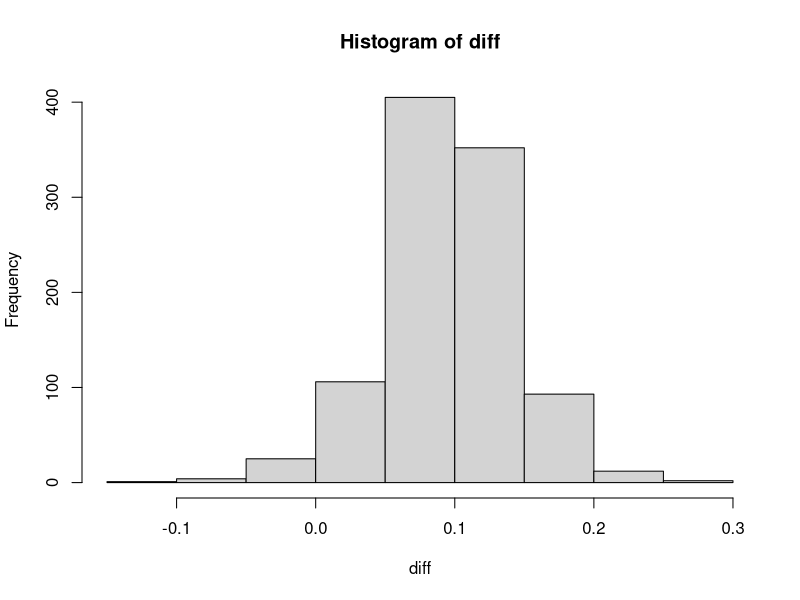
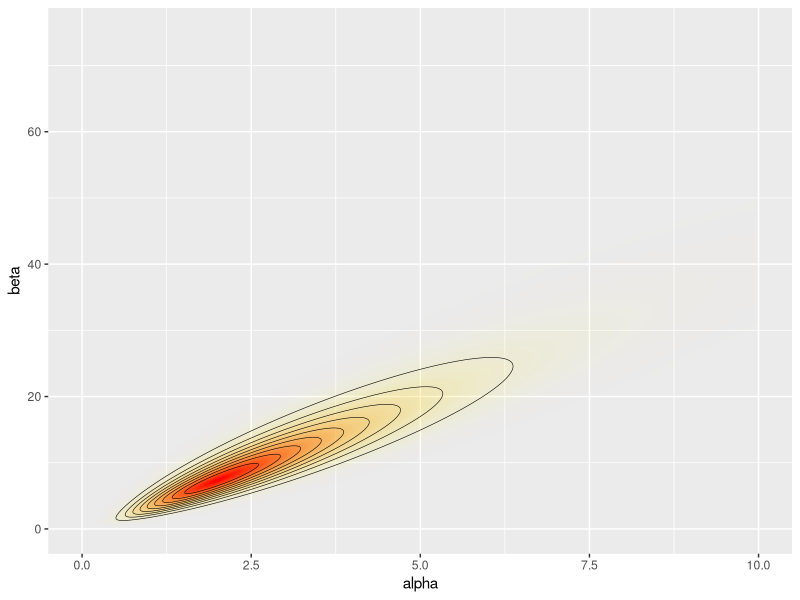
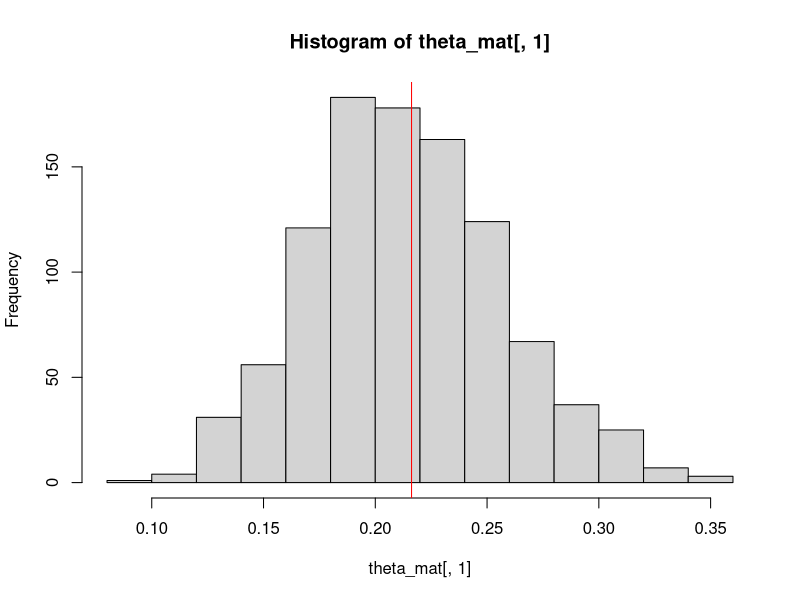
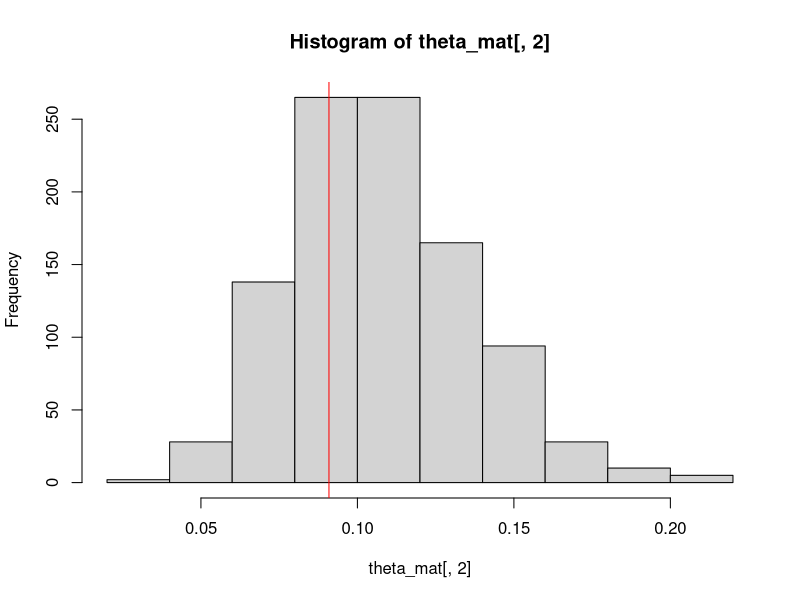
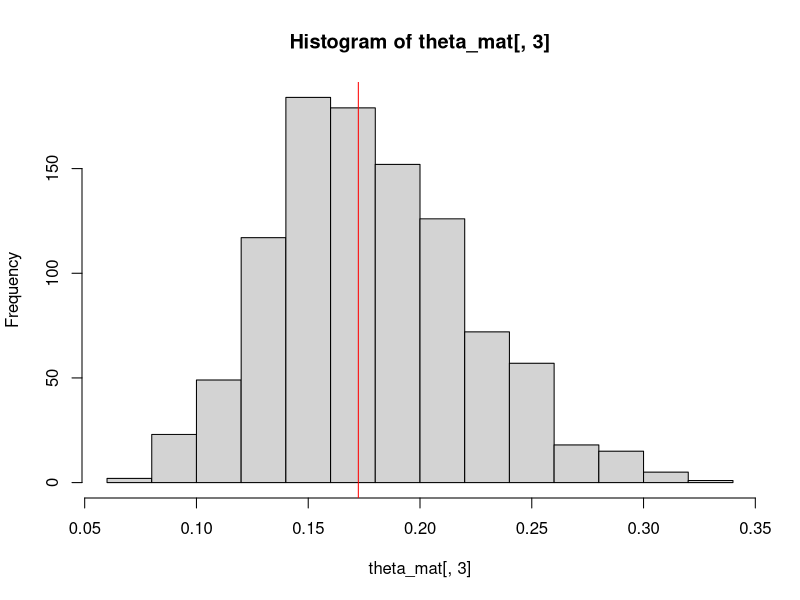
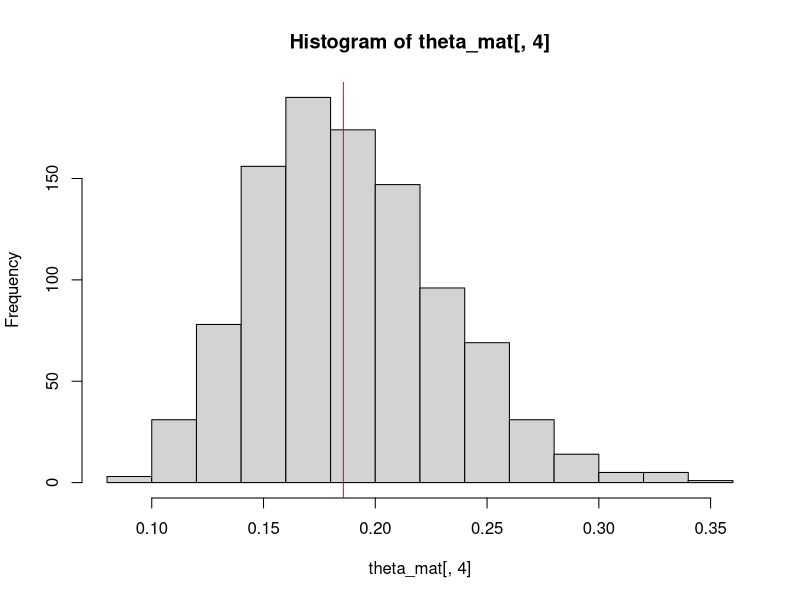
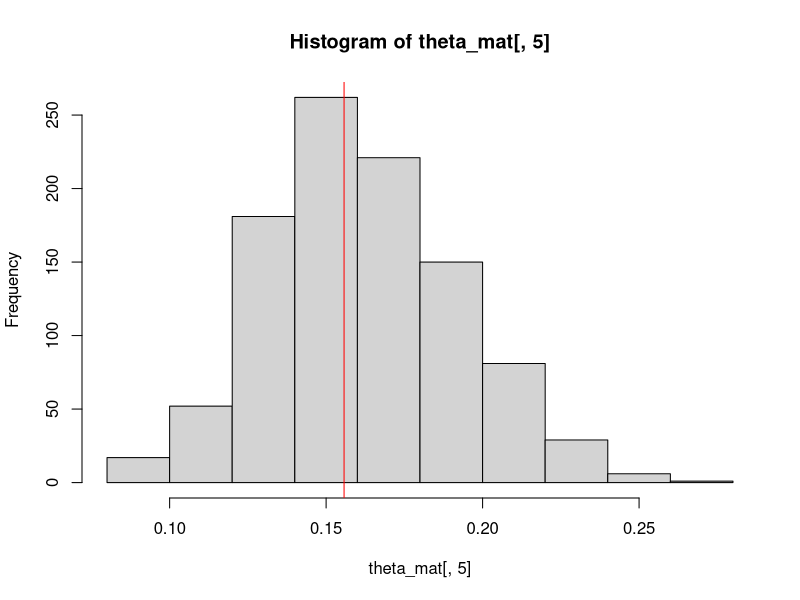
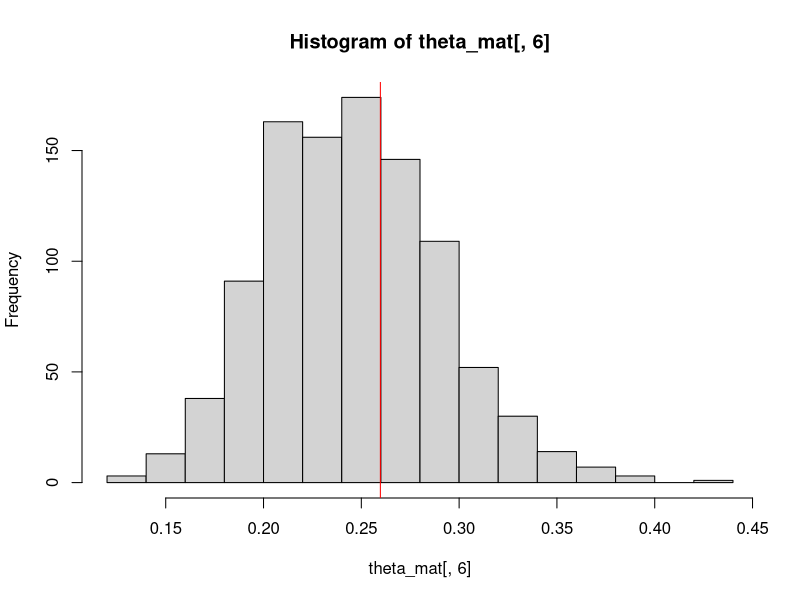

Generate these figures, in order, with R:
## ---- chunk 1
library(tidyverse)
## ---- chunk 2
yvec = c(16/(58+16),9/(90+9),10/(48+10),13/(57+13),19/(103+19),20/(57+20),18/(86+18),17/(112+17),35/(273+35),55/(64+55))

zvec = c(12/(113+12),1/(18+1),2/(14+2),4/(44+4),9/(208+9),7/(67+7),9/(29+9),8/(154+8))
## ---- chunk 3
#make grid
alpha = seq(0.01,100, length.out = 1000)
beta = seq(0.01,100, length.out = 1000)
grid = expand.grid(x=alpha,y=beta)
dalpha = diff(alpha)[1]
dbeta = diff(beta)[1]


#posterior function

posty = function(alpha,beta){
  yvec = c(16/(58+16),9/(90+9),10/(48+10),13/(57+13),19/(103+19),20/(57+20),18/(86+18),17/(112+17),35/(273+35),55/(64+55))
  #p = prod((yvec)^(alpha-1)*(1-yvec)^(beta-1))*(alpha+beta)^(-5/2)
  p = exp(sum(dbeta(yvec,alpha,beta,log=T)) - 5/2* log(alpha+beta))
  return(p)
}


postz = function(alpha,beta){
  zvec = c(12/(113+12),1/(18+1),2/(14+2),4/(44+4),9/(208+9),7/(67+7),9/(29+9),8/(154+8))
  p = exp(sum(dbeta(zvec,alpha,beta,log=T)) - 5/2* log(alpha+beta))
  return(p)
}

#apply function to grid
unnormalized_posty = apply(grid,1,function(x) posty(x[1],x[2]))
unnormalized_postz = apply(grid,1,function(x) postz(x[1],x[2]))

#normalizing constants
c_y = sum(unnormalized_posty) * dalpha * dbeta
c_z = sum(unnormalized_postz) * dalpha * dbeta

#posterior distribution - normalized
normalized_posty = (1/c_y)*unnormalized_posty
normalized_postz = (1/c_z)*unnormalized_postz

#draw samples from posterior

sampy = grid[sample(1:nrow(grid),size = 1000, replace = T,prob=normalized_posty),]
head(sampy)
#mean(sampy[,1])
#mean(sampy[,2])

sampz = grid[sample(1:nrow(grid),size = 1000, replace = T,prob=normalized_postz),]
head(sampz)
#mean(sampz[,1])
#mean(sampz[,2])
## ---- chunk 4
mu_y = sampy[,1]/(sampy[,1]+sampy[,2])
mu_z = sampz[,1]/(sampz[,1]+sampz[,2])

diff = mu_y-mu_z
hist(diff)
## ---- chunk 5
yvec = c(16,9,10,13,19,20,18,17,35,55)

nvec = c(58+16,90+9,48+10,57+13,103+19,57+20,86+18,112+17,273+35,64+55)
nvec
## ---- chunk 6
alpha = seq(0.01,10, length.out = 1000)
beta = seq(0.01,75, length.out = 1000)
grid = expand.grid(x=alpha,y=beta)

logmargposthyperfunc = function(a, b){ 
  #data
  y = c(16,9,10,13,19,20,18,17,35,55)
  n = c(58+16,90+9,48+10,57+13,103+19,57+20,86+18,112+17,273+35,64+55)
  
  #log of marginal posterior
  p = log(a+b)*(-5/2) +
  sum(lgamma(a+b)-lgamma(a)-lgamma(b)+lgamma(a+y)+lgamma(b+n-y)-lgamma(a+b+n))
  return(p)
  }

logmargposthyper = apply(grid,1,function(x) logmargposthyperfunc(x[1],x[2])) 


#subtracting max value to avoid over/underflow in exponentation
df_marg = data.frame(grid, p = exp(logmargposthyper - max(logmargposthyper)))

probs = exp(logmargposthyper - max(logmargposthyper))

#plot

ggplot(data = df_marg, aes(x = x, y = y)) +
  geom_raster(aes(fill = p, alpha = p), interpolate = T) +
  geom_contour(aes(z = p), colour = 'black', size = 0.2) +
  coord_cartesian(xlim = c(0,10), ylim = c(0, 75)) +
  labs(x = 'alpha', y = 'beta') +
  scale_fill_gradient(low = 'yellow', high = 'red', guide = F) +
  scale_alpha(range = c(0, 1), guide = F)

## ---- chunk 7
gridrows = sample(1:nrow(grid), size = 1000, replace = T, prob=probs)
alpha_beta_samples = grid[gridrows,] #x = alpha, y = beta

#pull theta samples
theta_1 = apply(alpha_beta_samples, 1, function(x) rbeta(1,x[1]+yvec[1], x[2]+nvec[1]-yvec[1]))

theta_2 = apply(alpha_beta_samples, 1, function(x) rbeta(1,x[1]+yvec[2], x[2]+nvec[2]-yvec[2])) 

theta_3 = apply(alpha_beta_samples, 1, function(x) rbeta(1,x[1]+yvec[3], x[2]+nvec[3]-yvec[3]))

theta_4 = apply(alpha_beta_samples, 1, function(x) rbeta(1,x[1]+yvec[4], x[2]+nvec[4]-yvec[4]))

theta_5 = apply(alpha_beta_samples, 1, function(x) rbeta(1,x[1]+yvec[5], x[2]+nvec[5]-yvec[5]))

theta_6 = apply(alpha_beta_samples, 1, function(x) rbeta(1,x[1]+yvec[6], x[2]+nvec[6]-yvec[6]))

theta_7 = apply(alpha_beta_samples, 1, function(x) rbeta(1,x[1]+yvec[7], x[2]+nvec[7]-yvec[7]))

theta_8 = apply(alpha_beta_samples, 1, function(x) rbeta(1,x[1]+yvec[8], x[2]+nvec[8]-yvec[8]))

theta_9 = apply(alpha_beta_samples, 1, function(x) rbeta(1,x[1]+yvec[9], x[2]+nvec[9]-yvec[9]))

theta_10 = apply(alpha_beta_samples, 1, function(x) rbeta(1,x[1]+yvec[10], x[2]+nvec[10]-yvec[10]))

theta_mat = cbind(theta_1,theta_2,theta_3,theta_4,theta_5,theta_6,theta_7,theta_8,theta_9,theta_10)

joint_post_samps = cbind(alpha_beta_samples,theta_mat)
## ---- chunk 8
yvec = c(16/(58+16),9/(90+9),10/(48+10),13/(57+13),19/(103+19),20/(57+20),18/(86+18),17/(112+17),35/(273+35),55/(64+55))

#theta 1
plot.new()
hist(theta_mat[,1])
abline(v= yvec[1],col = "red")

#theta 2
hist(theta_mat[,2])
abline(v = yvec[2],col = "red")

#theta 3
hist(theta_mat[,3])
abline(v = yvec[3],col = "red")

#theta 4
hist(theta_mat[,4])
abline(v = yvec[4],col = "red")

#theta 5
hist(theta_mat[,5])
abline(v = yvec[5],col = "red")

#theta 6
hist(theta_mat[,6])
abline(v = yvec[6],col = "red")

#theta 7
hist(theta_mat[,7])
abline(v = yvec[7],col = "red")

#theta 8
hist(theta_mat[,8])
abline(v = yvec[8],col = "red")

#theta 9
hist(theta_mat[,9])
abline(v = yvec[9],col = "red")

#theta 10
hist(theta_mat[,10])
abline(v = yvec[10],col = "red")
## ---- chunk 9
avg_thetas = apply(theta_mat,1,mean)
quantile(avg_thetas,probs = c(0.025,0.975))
## ---- chunk 10
n_new = 100

#one posterior sample of alpha, beta
gridrow = sample(1:nrow(grid), size = 1, replace = T, prob=probs)
alpha_beta_sample = grid[gridrow,]

#one prior draw of theta
theta_new = rbeta(1,alpha_beta_sample$x,alpha_beta_sample$y)

#predictive y draws
y_new = rbinom(10000, n_new, theta_new)


quantile(y_new,probs = c(0.025,0.975))
